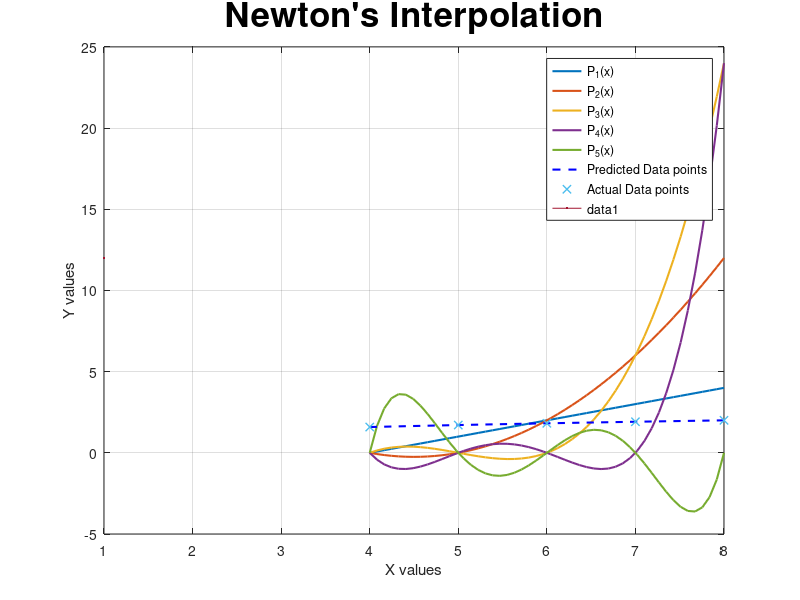

MATLAB code for this plot:
%% Assignemnt
% Newton's Interpolation

% Name        : Mohamed Mafaz
% Roll Number : AM25M009
% Depatment   : Applied Mechanics



%% Function that finds slope
clc
clear

function [slope] = divided_difference(y2, y1, x2, x1)
    slope = (y2 - y1) / (x2 - x1);

end

function [sum] = NI(x, y, number)

    % The idea:
    % Intead of using matrix to store all the data, we use a single vector
    % and overwrite it, since the non diagonol hold no value to us for this
    % problem, I overwrite the y array itself



    as = [];         % a's are array of the coefficients
    as = [as, y(1)]; % First coefficient is y's first value itself
    
    temp_y = y;      % temp_y is a copy of y, but temp_y keeps shrinking its size, see line 32
    
    for order = 1: length(x)-1       % Number of Columns
        for i = 1: length(temp_y)-1  % Number of Rows
            temp_y(i) = divided_difference(temp_y(i+1), temp_y(i), x(i + order), x(i));   
                                    % Finding Slope, tricky part is the x's where we need to skip ith order of x
        end
        
        temp_y = temp_y(1: end-1); % Shrinking
        as = [as, temp_y(1)];      % Appending to the as array
    end
    
    % This is to compute a0 + a1(x-x0) + a2(x-x0)(x-x1) .....
    sum = 0;
    for i = 1: length(as)
        mul = 1;
        for j = 1:i-1
            mul = mul * (number - x(j));
        end
        sum = sum + (as(i)*mul);
    end
end

%% Newton's Basis
function [prod] = Newton_Basis(xs, basis, number)
    prod = 1;
    for i = 1: basis
        prod = prod * (number - xs(i));
    end
end


%% Using the function
x = [4.0, 5.0, 6.0, 7.0, 8.0];
y = [1.58740105, 1.709976, 1.81712059, 1.912931, 2.0];

sample_points = 50;

% Predicting
test_xs = linspace(min(x), max(x), sample_points);
test_ys = [];
for i = 1: sample_points
    test_ys = [test_ys, NI(x, y, test_xs(i)) ];
end


for j = 1: length(x)
    test_ys_poly = zeros(1, sample_points);
    for i = 1: sample_points
        test_ys_poly(i) = Newton_Basis(x, j, test_xs(i));
    end
     plot(test_xs, test_ys_poly, 'LineWidth', 1.5, 'DisplayName', sprintf('P_{%d}(x)', j));
    hold on
end

% Plotting predicted Data
plot(test_xs, test_ys, '--b', 'LineWidth', 1.5, 'DisplayName', 'Predicted Data points');
xlabel('X values');
ylabel('Y values');
title("Newton's Interpolation", 'FontSize', 25);

hold on

% Plotting actual Data
plot(x, y, 'LineWidth', 1, 'DisplayName', 'Actual Data points', Marker='x', MarkerSize=12);

legend show
grid on;